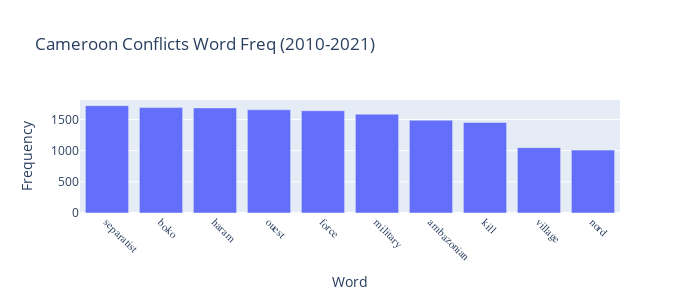

The cell this chart's notebook holds for it:
### Code cell
lemmas = []
counts = []

for lemma, count in filtered_sorted_lemma_count_pairs[:10]:
    lemmas.append(lemma)
    counts.append(count)

fig = px.bar(x=lemmas, y=counts,
                 labels=dict(x="Word", y="Frequency"),title = "Cameroon Conflicts Word Freq (2010-2021)",
            width=700, height=300)
fig.update_xaxes(tickfont=dict(family='Rockwell', size=11),tickangle=45)
fig.show()

### Figure 1 — Plotly figure (JSON) as saved in the notebook; plotly's stock layout.template omitted (floating-point values rounded to 4 significant figures)
{"data": [{"alignmentgroup": "True", "hovertemplate": "Word=%{x}<br>Frequency=%{y}<extra></extra>", "legendgroup": "", "marker": {"color": "#636efa"}, "name": "", "offsetgroup": "", "orientation": "v", "showlegend": false, "textposition": "auto", "type": "bar", "x": ["separatist", "boko", "haram", "ouest", "force", "military", "ambazonian", "kill", "village", "nord"], "xaxis": "x", "y": [1721, 1690, 1685, 1655, 1639, 1585, 1487, 1451, 1048, 1008], "yaxis": "y"}], "layout": {"barmode": "relative", "height": 300, "legend": {"tracegroupgap": 0}, "title": {"text": "Cameroon Conflicts Word Freq (2010-2021)"}, "width": 700, "xaxis": {"anchor": "y", "domain": [0, 1], "tickangle": 45, "tickfont": {"family": "Rockwell", "size": 11}, "title": {"text": "Word"}}, "yaxis": {"anchor": "x", "domain": [0, 1], "title": {"text": "Frequency"}}}}
